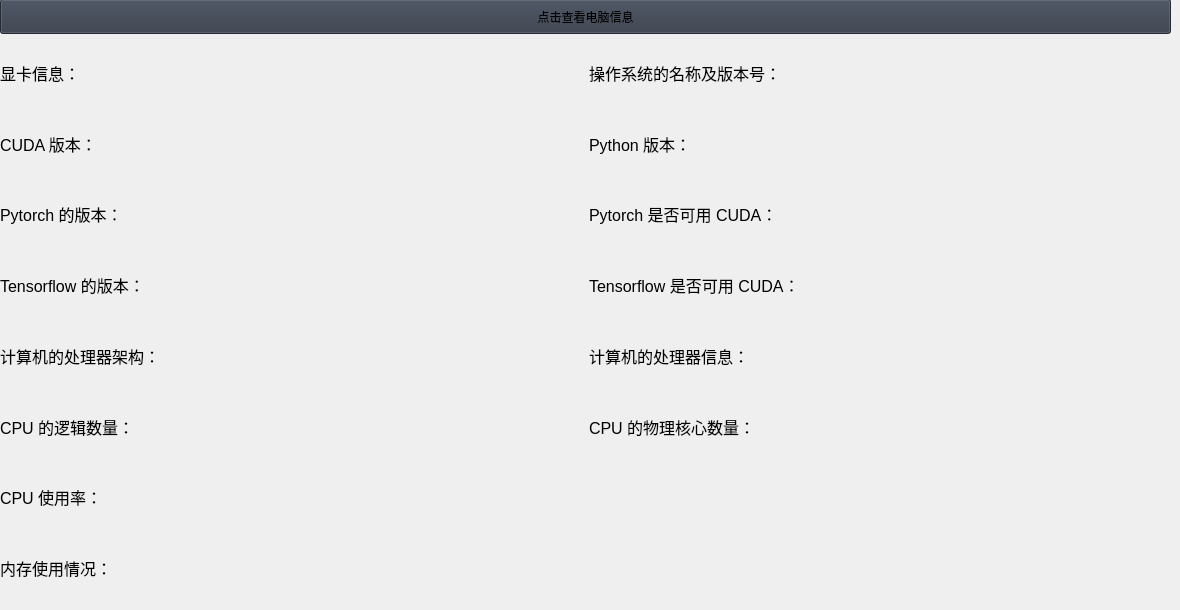
                     <widget class="QWidget" name="computer_info">
                      <widget class="QWidget" name="">
                       <property name="geometry">
                        <rect>
                         <x>0</x>
                         <y>-1</y>
                         <width>1171</width>
                         <height>601</height>
                        </rect>
                       </property>
                       <layout class="QVBoxLayout" name="verticalLayout_17">
                        <item>
                         <widget class="QPushButton" name="pushButton">
                          <property name="enabled">
                           <bool>true</bool>
                          </property>
                          <property name="sizePolicy">
                           <sizepolicy hsizetype="Preferred" vsizetype="Fixed">
                            <horstretch>0</horstretch>
                            <verstretch>0</verstretch>
                           </sizepolicy>
                          </property>
                          <property name="minimumSize">
                           <size>
                            <width>200</width>
                            <height>35</height>
                           </size>
                          </property>
                          <property name="maximumSize">
                           <size>
                            <width>16777215</width>
                            <height>16777215</height>
                           </size>
                          </property>
                          <property name="baseSize">
                           <size>
                            <width>0</width>
                            <height>0</height>
                           </size>
                          </property>
                          <property name="focusPolicy">
                           <enum>Qt::NoFocus</enum>
                          </property>
                          <property name="layoutDirection">
                           <enum>Qt::LeftToRight</enum>
                          </property>
                          <property name="styleSheet">
                           <string notr="true">background-color: rgb(52, 59, 72);</string>
                          </property>
                          <property name="text">
                           <string>点击查看电脑信息</string>
                          </property>
                         </widget>
                        </item>
                        <item>
                         <layout class="QVBoxLayout" name="verticalLayout_16">
                          <item>
                           <layout class="QHBoxLayout" name="horizontalLayout_6">
                            <item>
                             <widget class="QLabel" name="label_9">
                              <property name="sizePolicy">
                               <sizepolicy hsizetype="Preferred" vsizetype="Preferred">
                                <horstretch>0</horstretch>
                                <verstretch>0</verstretch>
                               </sizepolicy>
                              </property>
                              <property name="font">
                               <font>
                                <family>Segoe UI</family>
                                <pointsize>12</pointsize>
                                <italic>false</italic>
                                <bold>false</bold>
                               </font>
                              </property>
                              <property name="layoutDirection">
                               <enum>Qt::LeftToRight</enum>
                              </property>
                              <property name="styleSheet">
                               <string notr="true">font: 12pt</string>
                              </property>
                              <property name="text">
                               <string>显卡信息：</string>
                              </property>
                              <property name="textFormat">
                               <enum>Qt::AutoText</enum>
                              </property>
                              <property name="alignment">
                               <set>Qt::AlignLeading|Qt::AlignLeft|Qt::AlignVCenter</set>
                              </property>
                             </widget>
                            </item>
                            <item>
                             <widget class="QLabel" name="label_8">
                              <property name="sizePolicy">
                               <sizepolicy hsizetype="Preferred" vsizetype="Preferred">
                                <horstretch>0</horstretch>
                                <verstretch>0</verstretch>
                               </sizepolicy>
                              </property>
                              <property name="styleSheet">
                               <string notr="true">font: 12pt</string>
                              </property>
                              <property name="text">
                               <string>操作系统的名称及版本号：</string>
                              </property>
                             </widget>
                            </item>
                           </layout>
                          </item>
                          <item>
                           <layout class="QHBoxLayout" name="horizontalLayout_9">
                            <item>
                             <widget class="QLabel" name="label_10">
                              <property name="sizePolicy">
                               <sizepolicy hsizetype="Preferred" vsizetype="Preferred">
                                <horstretch>0</horstretch>
                                <verstretch>0</verstretch>
                               </sizepolicy>
                              </property>
                              <property name="styleSheet">
                               <string notr="true">font: 12pt</string>
                              </property>
                              <property name="text">
                               <string>CUDA 版本：</string>
                              </property>
                             </widget>
                            </item>
                            <item>
                             <widget class="QLabel" name="label_11">
                              <property name="sizePolicy">
                               <sizepolicy hsizetype="Preferred" vsizetype="Preferred">
                                <horstretch>0</horstretch>
                                <verstretch>0</verstretch>
                               </sizepolicy>
                              </property>
                              <property name="styleSheet">
                               <string notr="true">font: 12pt</string>
                              </property>
                              <property name="text">
                               <string>Python 版本：</string>
                              </property>
                             </widget>
                            </item>
                           </layout>
                          </item>
                          <item>
                           <layout class="QHBoxLayout" name="horizontalLayout_16">
                            <item>
                             <widget class="QLabel" name="label_18">
                              <property name="sizePolicy">
                               <sizepolicy hsizetype="Preferred" vsizetype="Preferred">
                                <horstretch>0</horstretch>
                                <verstretch>0</verstretch>
                               </sizepolicy>
                              </property>
                              <property name="styleSheet">
                               <string notr="true">font: 12pt</string>
                              </property>
                              <property name="text">
                               <string>Pytorch 的版本：</string>
                              </property>
                             </widget>
                            </item>
                            <item>
                             <widget class="QLabel" name="label_19">
                              <property name="sizePolicy">
                               <sizepolicy hsizetype="Preferred" vsizetype="Preferred">
                                <horstretch>0</horstretch>
                                <verstretch>0</verstretch>
                               </sizepolicy>
                              </property>
                              <property name="styleSheet">
                               <string notr="true">font: 12pt</string>
                              </property>
                              <property name="text">
                               <string>Pytorch 是否可用 CUDA：</string>
                              </property>
                             </widget>
                            </item>
                           </layout>
                          </item>
                          <item>
                           <layout class="QHBoxLayout" name="horizontalLayout_17">
                            <item>
                             <widget class="QLabel" name="label_20">
                              <property name="sizePolicy">
                               <sizepolicy hsizetype="Preferred" vsizetype="Preferred">
                                <horstretch>0</horstretch>
                                <verstretch>0</verstretch>
                               </sizepolicy>
                              </property>
                              <property name="styleSheet">
                               <string notr="true">font: 12pt</string>
                              </property>
                              <property name="text">
                               <string>Tensorflow 的版本：</string>
                              </property>
                             </widget>
                            </item>
                            <item>
                             <widget class="QLabel" name="label_21">
                              <property name="sizePolicy">
                               <sizepolicy hsizetype="Preferred" vsizetype="Preferred">
                                <horstretch>0</horstretch>
                                <verstretch>0</verstretch>
                               </sizepolicy>
                              </property>
                              <property name="styleSheet">
                               <string notr="true">font: 12pt</string>
                              </property>
                              <property name="text">
                               <string>Tensorflow 是否可用 CUDA：</string>
                              </property>
                             </widget>
                            </item>
                           </layout>
                          </item>
                          <item>
                           <layout class="QHBoxLayout" name="horizontalLayout_11">
                            <item>
                             <widget class="QLabel" name="label_12">
                              <property name="sizePolicy">
                               <sizepolicy hsizetype="Preferred" vsizetype="Preferred">
                                <horstretch>0</horstretch>
                                <verstretch>0</verstretch>
                               </sizepolicy>
                              </property>
                              <property name="styleSheet">
                               <string notr="true">font: 12pt</string>
                              </property>
                              <property name="text">
                               <string>计算机的处理器架构：</string>
                              </property>
                             </widget>
                            </item>
                            <item>
                             <widget class="QLabel" name="label_13">
                              <property name="sizePolicy">
                               <sizepolicy hsizetype="Preferred" vsizetype="Preferred">
                                <horstretch>0</horstretch>
                                <verstretch>0</verstretch>
                               </sizepolicy>
                              </property>
                              <property name="styleSheet">
                               <string notr="true">font: 12pt</string>
                              </property>
                              <property name="text">
                               <string>计算机的处理器信息：</string>
                              </property>
                             </widget>
                            </item>
                           </layout>
                          </item>
                          <item>
                           <layout class="QHBoxLayout" name="horizontalLayout_18">
                            <item>
                             <widget class="QLabel" name="label_22">
                              <property name="sizePolicy">
                               <sizepolicy hsizetype="Preferred" vsizetype="Preferred">
                                <horstretch>0</horstretch>
                                <verstretch>0</verstretch>
                               </sizepolicy>
                              </property>
                              <property name="styleSheet">
                               <string notr="true">font: 12pt</string>
                              </property>
                              <property name="text">
                               <string>CPU 的逻辑数量：</string>
                              </property>
                             </widget>
                            </item>
                            <item>
                             <widget class="QLabel" name="label_23">
                              <property name="sizePolicy">
                               <sizepolicy hsizetype="Preferred" vsizetype="Preferred">
                                <horstretch>0</horstretch>
                                <verstretch>0</verstretch>
                               </sizepolicy>
                              </property>
                              <property name="styleSheet">
                               <string notr="true">font: 12pt</string>
                              </property>
                              <property name="text">
                               <string>CPU 的物理核心数量：</string>
                              </property>
                             </widget>
                            </item>
                           </layout>
                          </item>
                          <item>
                           <widget class="QLabel" name="label_24">
                            <property name="sizePolicy">
                             <sizepolicy hsizetype="Preferred" vsizetype="Preferred">
                              <horstretch>0</horstretch>
                              <verstretch>0</verstretch>
                             </sizepolicy>
                            </property>
                            <property name="styleSheet">
                             <string notr="true">font: 12pt</string>
                            </property>
                            <property name="text">
                             <string>CPU 使用率：</string>
                            </property>
                           </widget>
                          </item>
                          <item>
                           <widget class="QLabel" name="label_25">
                            <property name="sizePolicy">
                             <sizepolicy hsizetype="Preferred" vsizetype="Preferred">
                              <horstretch>0</horstretch>
                              <verstretch>0</verstretch>
                             </sizepolicy>
                            </property>
                            <property name="styleSheet">
                             <string notr="true">font: 12pt</string>
                            </property>
                            <property name="text">
                             <string>内存使用情况：</string>
                            </property>
                           </widget>
                          </item>
                         </layout>
                        </item>
                       </layout>
                      </widget>
                     </widget>
